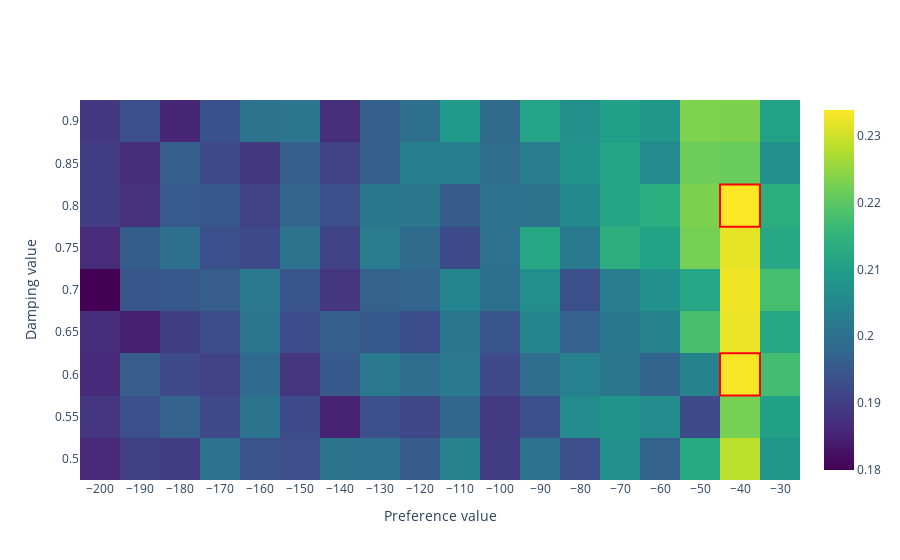

The cell this chart's notebook holds for it:
### Code cell
import pandas as pd
import plotly.graph_objects as go
import numpy as np

df = pd.read_csv('fine_tune_affinity_propagation.csv')
# Remove all damping values above 0.9
df = df[df['Damping'] <= 0.9]

# Remove all average annotations above 100
df = df[df['Avg Annotations'] <= 200]

# Calculate weighted score
df['Weighted Score'] = df['Score'] ** 2 / df['Avg Annotations']

# Plot heatmap of weighted scores
import plotly.graph_objects as go

fig = go.Figure(data=go.Heatmap(
                        z=df['Score'].values.reshape(len(df['Damping'].unique()), len(df['Preference'].unique())),
                        x=df['Preference'].unique(),
                        y=df['Damping'].unique(),
                        colorscale='Viridis'))

fig.update_layout(
    xaxis_nticks=36,
    yaxis={'title': 'Damping value'},
    xaxis={'title': 'Preference value'}
)

# Highlight top 5 values with red border
df = df.sort_values(by='Score', ascending=False)
for i in range(2):
    fig.add_shape(
        type="rect",
        xref="x",
        yref="y",
        x0=df.iloc[i]['Preference'] - 5,
        y0=df.iloc[i]['Damping'] - 0.025,
        x1=df.iloc[i]['Preference'] + 5,
        y1=df.iloc[i]['Damping'] + 0.025,
        line=dict(
            color="Red",
            width=2
        )
    )

fig.show()

### Figure 1 — Plotly figure (JSON) as saved in the notebook; plotly's stock layout.template omitted (floating-point values rounded to 4 significant figures; data arrays with more than 128 entries replaced by an {"elided": "..."} marker saying what was removed)
{"data": [{"colorscale": [[0, "#440154"], [0.1111, "#482878"], [0.2222, "#3e4989"], [0.3333, "#31688e"], [0.4444, "#26828e"], [0.5556, "#1f9e89"], [0.6667, "#35b779"], [0.7778, "#6ece58"], [0.8889, "#b5de2b"], [1, "#fde725"]], "type": "heatmap", "x": [-200, -190, -180, -170, -160, -150, -140, -130, -120, -110, -100, -90, -80, -70, -60, -50, -40, -30], "y": [0.5, 0.55, 0.6, 0.65, 0.7, 0.75, 0.8, 0.85, 0.9], "z": {"elided": "9x18 float values"}}], "layout": {"shapes": [{"line": {"color": "Red", "width": 2}, "type": "rect", "x0": -45, "x1": -35, "xref": "x", "y0": 0.775, "y1": 0.825, "yref": "y"}, {"line": {"color": "Red", "width": 2}, "type": "rect", "x0": -45, "x1": -35, "xref": "x", "y0": 0.575, "y1": 0.625, "yref": "y"}], "xaxis": {"nticks": 36, "title": {"text": "Preference value"}}, "yaxis": {"title": {"text": "Damping value"}}}}
